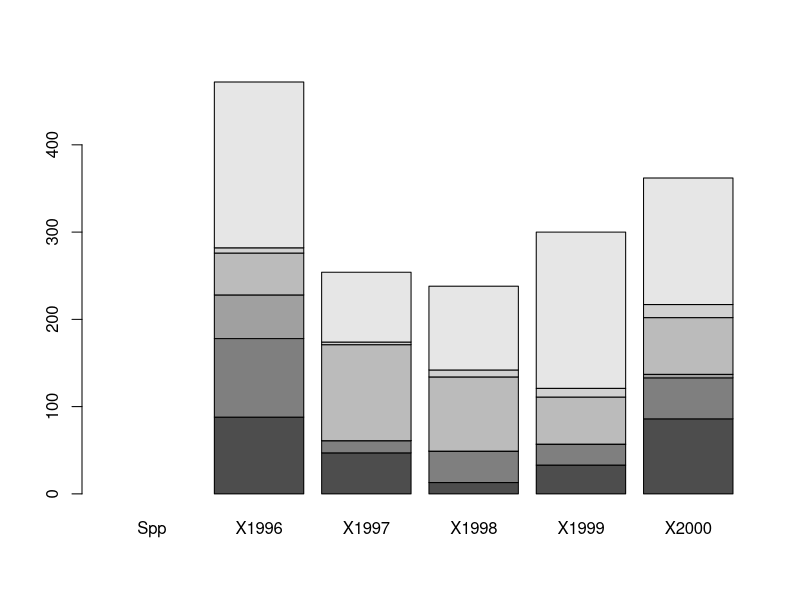

Reproduce this figure in R. (Note: this script raises an error after producing the figure.)
butterfly = read.csv("data/butterfly-table.csv", row.names = 1)
butterfly = read.csv("data/butterfly-table.csv")


as.matrix(butterfly[, -1])


butterfly_mat = as.matrix(butterfly)

class(butterfly)
class(butterfly_mat)

data.frame(butterfly)
barplot(butterfly_mat)
barplot(butterfly_mat, beside = TRUE)
barplot(butterfly_mat, beside = FALSE, names.arg = 1:5)
barplot(
  butterfly_mat, 
  beside = TRUE, 
  names.arg = c(1996:2000),
  ylim = c(0, 300))




butterfly[1, ]